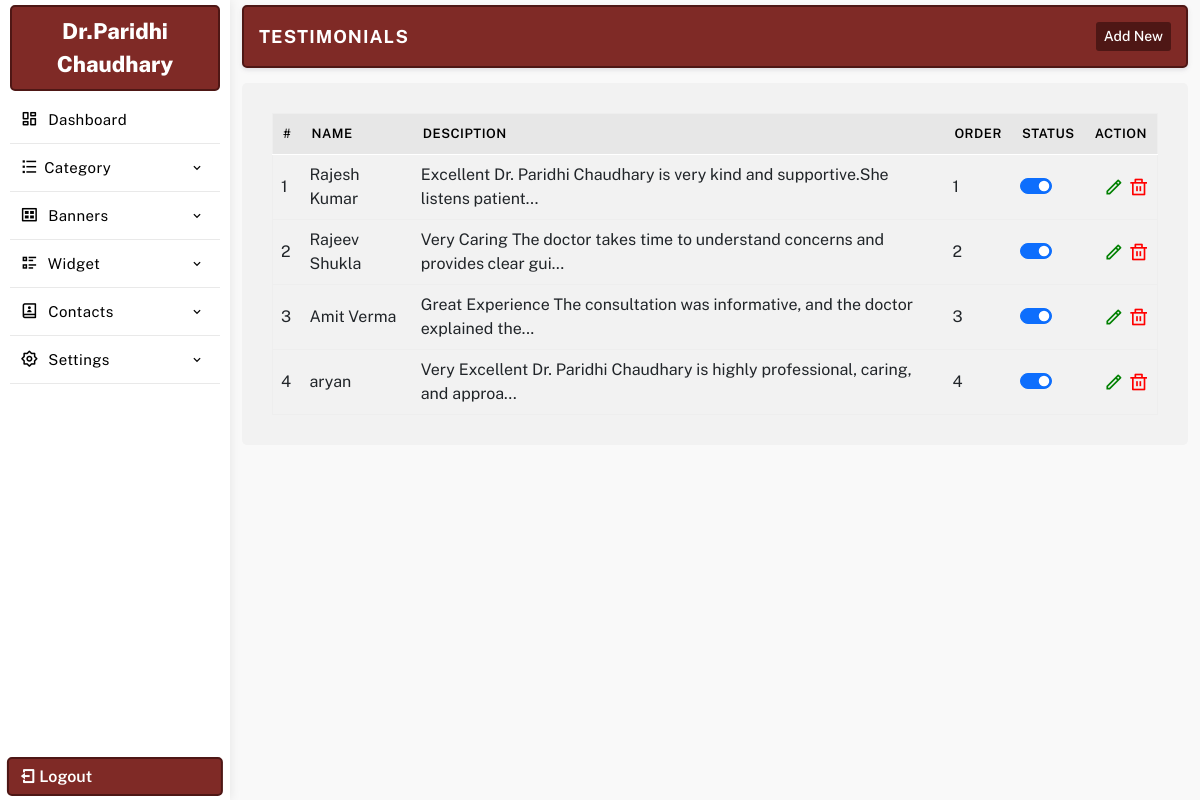
The page /manager/testimonials.php (signed in) on the database as committed earlier.
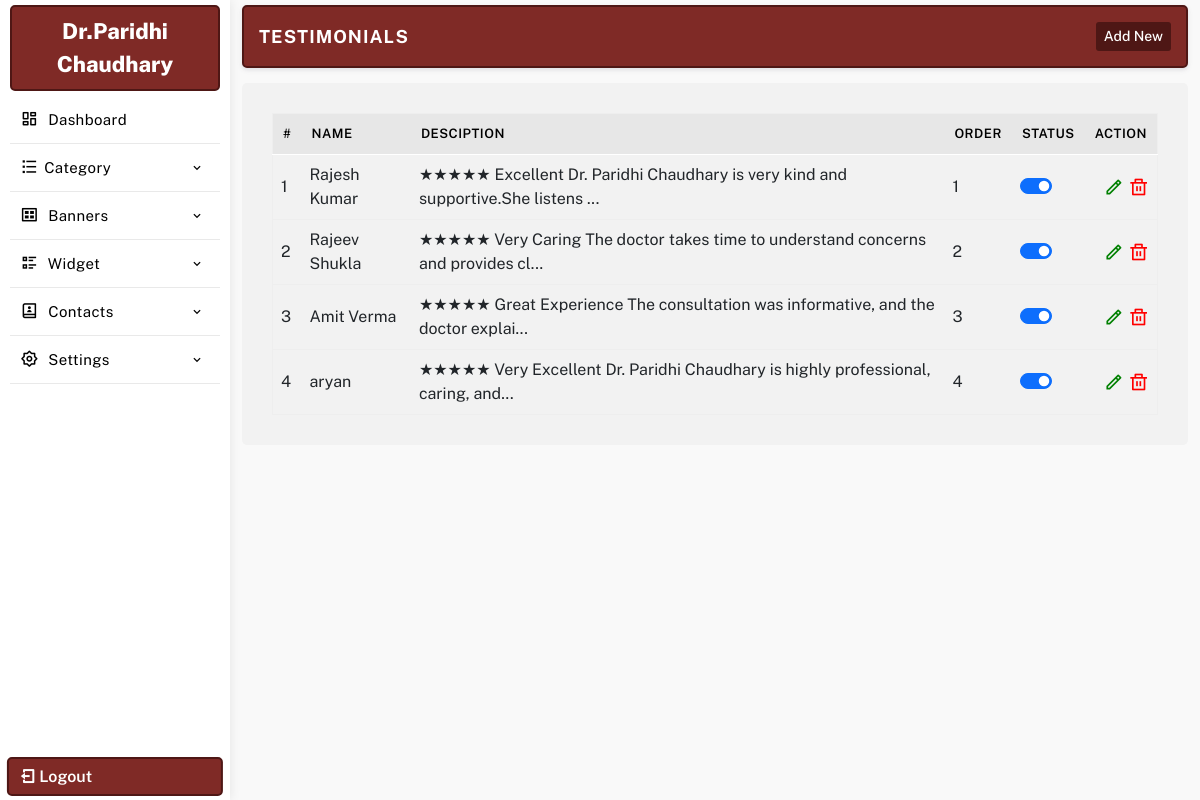
The same page on the database as committed later.
### tables this page shows
CREATE TABLE `settings` (
  `id` int(11) NOT NULL,
  `web_name` varchar(255) DEFAULT NULL,
  `email_id` varchar(255) DEFAULT NULL,
  `alternate_email_id` varchar(255) DEFAULT NULL,
  `contact_no` varchar(255) DEFAULT NULL,
  `alternate_no` varchar(255) DEFAULT NULL,
  `whatsapp_no` varchar(255) DEFAULT NULL,
  `reception_time` varchar(255) DEFAULT NULL,
  `address` text DEFAULT NULL,
  `youtubelink` varchar(255) DEFAULT NULL,
  `map_iframe` longtext DEFAULT NULL,
  `facebook` varchar(255) DEFAULT NULL,
  `youtube` varchar(255) DEFAULT NULL,
  `instagram` varchar(255) DEFAULT NULL,
  `twitter` varchar(255) DEFAULT NULL,
  `linkedin` varchar(255) DEFAULT NULL,
  `logo` varchar(255) DEFAULT NULL,
  `meta_title` varchar(255) DEFAULT NULL,
  `meta_keywords` varchar(255) DEFAULT NULL,
  `meta_desc` text DEFAULT NULL,
  `smart_classroom_desc` text DEFAULT NULL,
  `smart_classroom_text` varchar(255) DEFAULT NULL,
  `brochure_file` varchar(500) DEFAULT NULL,
  `footerdesc` text DEFAULT NULL,
  `googletag` text DEFAULT NULL,
  `headercenterline` varchar(255) DEFAULT NULL,
  `no_of_experience` varchar(255) DEFAULT NULL,
  `surgeries` varchar(255) DEFAULT NULL,
  `no_of_patients` varchar(255) DEFAULT NULL,
  `satisfied_patients` varchar(255) DEFAULT NULL,
  `working_days` varchar(255) DEFAULT NULL,
  `closed_days` varchar(255) DEFAULT NULL
);

CREATE TABLE `testimonials` (
  `id` int(11) NOT NULL,
  `category` varchar(255) NOT NULL,
  `title` text NOT NULL,
  `subtitle` varchar(255) DEFAULT NULL,
  `url` text NOT NULL,
  `desc` longtext NOT NULL,
  `file` varchar(255) NOT NULL,
  `order` varchar(255) NOT NULL,
  `status` int(255) NOT NULL DEFAULT 1
);

### manager/database/db.php (called while the page is built, shortened)
<?php session_start();
$con = mysqli_connect( DB_HOST, DB_USER, DB_PASSWORD, DB_NAME);
$sqlsetting = mysqli_query($con,"SELECT * FROM `settings`");
$rwlinks = mysqli_fetch_array($sqlsetting);
$websitename = $rwlinks['web_name'];

### manager/testimonials.php (the view, shortened to what this page needs)
<?php require_once 'database/db.php';
	include 'include/header.php';
	include 'include/sidebar.php';
 ?>
<section class="main-dashboard">
<div class="container-fluid">
<div class="row">
<div class="col-md-12">
	<div class="page-title">
		<div class="title">
			<h3>Testimonials</h3>
		</div>
		<div class="createbtn">
			<a href="createtestimonial.php"> Add New</a>
		</div>
	</div>
</div>
<div class="col-md-12">
	<div class="page-content">
		<table class="table table-hover" id="myTable">
			<thead>
				<tr>
					<th>#</th>
					<th>Name</th>
					<th>Desciption</th>
					<th>Order</th>
					<th>Status</th>
					<th class="text-end">Action</th>
				</tr>
			</thead>
			<tbody>
			<?php
				$sqltc  = mysqli_query($con, "SELECT * FROM testimonials ORDER BY id ASC");
				if(mysqli_num_rows($sqltc)){
					$serial = 1;
					while($rwtc = mysqli_fetch_assoc($sqltc )){
						$tcid = $rwtc['id'];
			 ?>
				<tr id='remove<?php echo $tcid; ?>'>
					<td><?php echo $serial; ?></td>
					<td><?=$rwtc['title'];?></td>
					<td><?php
						$tcPlain = trim(strip_tags((string)($rwtc['desc'] ?? '')));
						$tcShort = mb_substr($tcPlain, 0, 80, 'UTF-8');
						if (mb_strlen($tcPlain, 'UTF-8') > 80) {
							$tcShort .= '...';
						}
						echo htmlspecialchars($tcShort, ENT_QUOTES, 'UTF-8');
					?></td>
					<td><?=$rwtc['order'];?></td>
					<td>
						<div class="form-check form-switch">
							<?php $checked = $rwtc['status']==1 ? "checked" : ""; ?>
						  <input class="form-check-input" type="checkbox" data-table="testimonials" ide="<?=$rwtc['id'];?>" <?=$checked;?>>
						</div>
					</td>
					<td class="text-end">
						<a href="updatetestimonial.php?id=<?=$tcid;?>" class="editbtn ri-pencil-line" ></a>
						<a href="javascript:"  ide="<?=$tcid; ?>" class='delbtn ri-delete-bin-line' ></a>
					</td>
				</tr>
		<?php $serial++; }} ?>
			</tbody>
		</table>
	</div>
</div>
</div>
</div>
</section>
<?php
	include "include/footer.php";
?>

### manager/include/header.php (shortened to what this page needs)
<!DOCTYPE html>
<html lang="en">
<head>
<link href='https://unpkg.com/boxicons@2.1.2/css/boxicons.min.css' rel='stylesheet'>
<link rel="stylesheet" href="https://cdnjs.cloudflare.com/ajax/libs/font-awesome/6.1.1/css/all.min.css" >
<link rel="stylesheet" href="https://cdn.jsdelivr.net/npm/pixeden-stroke-7-icon@1.2.3/pe-icon-7-stroke/dist/pe-icon-7-stroke.min.css">
<link href="bootstrap-datepicker/css/bootstrap-datepicker.css" rel="stylesheet" />
<link href="https://cdn.jsdelivr.net/npm/remixicon@4.2.0/fonts/remixicon.css" rel="stylesheet"/>
<link rel="stylesheet" href="css/datatables.min.css">
<link rel="stylesheet" href="css/bootstrap.min.css">
<link rel="stylesheet" href="css/style.css">
<link rel="stylesheet" href="css/responsive-style.css">
</head>
<body>

### manager/include/sidebar.php (shortened to what this page needs)
<aside class="sidebar-menu-dashboard">
<div class="logo-n-toggle">
	<a href="dashboard.php"><?=$websitename;?></a>
</div>
<nav class="menu">
<ul class="aside-menu">
<li class="menu-item ">
	<a href="dashboard.php" class="menu-link">
	<span class="link-text"><i class="ri-dashboard-line"></i> Dashboard</span>
	</a>
</li>
<li class="menu-item has-submenu">
	<a href="javascript:" class="menu-link" id="parent-menu">
	<span class="link-text"><i class="ri-list-check"></i>Category</span>
	<i class='bx bx-chevron-down'></i>
	</a>
</li>
<li class="menu-item has-submenu">
<a href="javascript:" class="menu-link orders" id="parent-menu">
<span class="link-text"><i class="ri-gallery-view"></i> Banners</span>
<i class='bx bx-chevron-down'></i>
</a>
</li>
<li class="menu-item has-submenu">
<a href="javascript:" class="menu-link" id="parent-menu">
<div>
<span class="link-text"><i class="ri-list-check-2"></i> Widget</span>
</div>
<i class='bx bx-chevron-down'></i>
</a>
</li>
<li class="menu-item has-submenu">
<a href="javascript:" class="menu-link orders" id="parent-menu">
<div>
<span class="link-text"><i class="ri-contacts-book-2-line"></i> Contacts</span>
</div>
<i class='bx bx-chevron-down'></i>
</a>
</li>
<li class="menu-item has-submenu">
<a href="javascript:" class="menu-link orders" id="parent-menu">
<div>
<span class="link-text"><i class="ri-settings-2-line"></i> Settings</span>
</div>
<i class='bx bx-chevron-down'></i>
</a>
</li>
</ul>
</nav>
<a href="logout.php" class="logout-fixed"><i class="ri-logout-box-line"></i> Logout</a>
</aside>

### manager/include/footer.php (shortened to what this page needs)
</body>
</html>

### manager/css/style.css (style rules this page uses)
* { margin: 0; padding: 0; box-sizing: border-box; font-family: "Public Sans", sans-serif; }
:root { --text1-color: #a7a7a7; --primary-color: #7F2A26; --secondary-color: #4e1715; }
table { margin: 0 !important;border: 1px solid #eee !important; }
table thead { background: #e7e7e7;border-bottom: 1px solid #fff;color: #fff; }
table thead tr th { font-weight: 600 !important;font-size: 13px;border-bottom: 0 !important;padding: 10px !important;color: #000;text-transform: uppercase;letter-spacing: .5px; }
tr td { vertical-align: middle; }
p,h1,h2,h3,h4,h5,h6 { margin: 0; }
a { text-decoration: none; color: #000; }
ul { list-style: none; padding: 0; margin: 0; }
.addimage, .editbtn,.delbtn { font-size: 20px; }
.editbtn { color: green; }
.delbtn { color: red; }
aside { width: 230px; height: 100vh; transition: all .4s linear; float: left; box-shadow: 1px 0 10px rgb(0 0 0 / 8%); position: relative; padding: 5px 10px; }
.logo-n-toggle { display: flex; justify-content: center; align-items: center; padding: 8px 10px; border: 2px solid var(--secondary-color); border-radius: 5px; background: var(--primary-color); }
.logo-n-toggle a { display: block; transition: display .4s linear; color: #fff; text-align: center; font-weight: 800; font-size: 22px; }
.logo-n-toggle a:before, .logo-n-toggle a:after { width: 12px; height: 12px; display: inline-block; border: 4px solid var(--primary-color); border-radius: 50%; margin: 0 5px; }
.logout-fixed { position: absolute; bottom: 4px; left: 50%; padding: 5px 10px; width: 94%; color: #fff; margin: auto; transform: translateX(-50%); border-radius: 5px; border: 2px solid var(--secondary-color); font-weight: 600; background: var(--primary-color); transition: .3s linear; }
.page-title { padding: 15px; border-radius: 5px; border: 2px solid var(--secondary-color); display: flex; align-items: center; justify-content: space-between; margin-bottom: 15px; box-shadow: 0 .125rem .25rem rgba(165,163,174,.3); background: #fff; background: var(--primary-color); }
.page-title .title h3 { font-size: 18px; color: #fff; text-transform: uppercase; font-weight: 700; letter-spacing: 1px; }
.page-title .createbtn { display: flex; align-items: center; gap: 10px; }
.page-title .createbtn a { font-size: 14px; display: flex; align-items: center; justify-content: center; border-radius: 3px; padding: 4px 8px; font-weight: 500; background: var(--secondary-color); color: #fff; transition: .3s ease; }
.page-content { background: #fff;padding: 30px;border-radius: 5px;background: #f2f2f2; }
aside .menu { height: 88%; overflow: auto; padding: 5px 0; }
.aside-menu .menu-item { transition: all .2s linear; position: relative; }
.aside-menu .menu-item > .menu-link { text-decoration: none; display: block; padding: 10px 10px; display: flex; justify-content: space-between; align-items: center; white-space: nowrap; border-bottom: 1px solid #e9e9e9; }
.aside-menu .menu-item > .menu-link i { color: #000; font-size: 18px; margin-right: 5px; display: inline-block; }
.aside-menu .menu-item > .menu-link .bx-chevron-down, .aside-menu .menu-item > .menu-link .link-text { transition: all .2s linear; color: #000; font-size: 15px; letter-spacing: 0.4px; font-weight: 400; }
.aside-menu .menu-item > .menu-link span::after { content: ""; font-family: FontAwesome; }
section.main-dashboard { float: left; width: calc(100% - 230px); transition: all .4s linear; overflow: auto; height: 100vh; padding: 5px 0; background: #f9f9f9; }

Rows that differ between the two databases and show on the page:
changed testimonials "Rajesh Kumar": desc "Excellent Dr. Paridhi Chaudhary is very kind and supportive.She listens patient..." → "★★★★★ Excellent Dr. Paridhi Chaudhary is very kind and supportive.She listens ..."
changed testimonials "Rajeev Shukla": desc "Very Caring The doctor takes time to understand concerns and provides clear gui..." → "★★★★★ Very Caring The doctor takes time to understand concerns and provides cl..."
changed testimonials "Amit Verma": desc "Great Experience The consultation was informative, and the doctor explained the..." → "★★★★★ Great Experience The consultation was informative, and the doctor explai..."
changed testimonials "aryan": desc "Very Excellent Dr. Paridhi Chaudhary is highly professional, caring, and approa..." → "★★★★★ Very Excellent Dr. Paridhi Chaudhary is highly professional, caring, and..."
